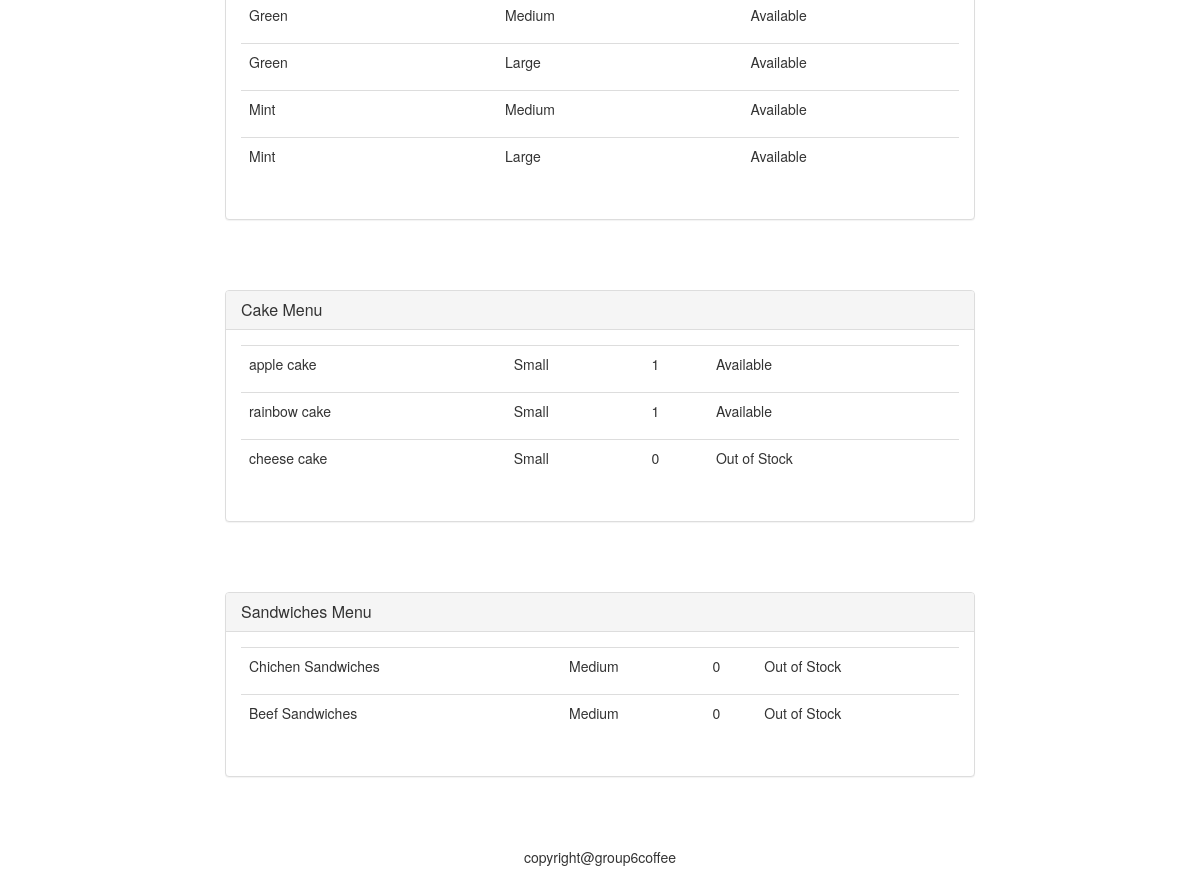
Before: /group6coffee/index (signed in, lower part) with the older database file.
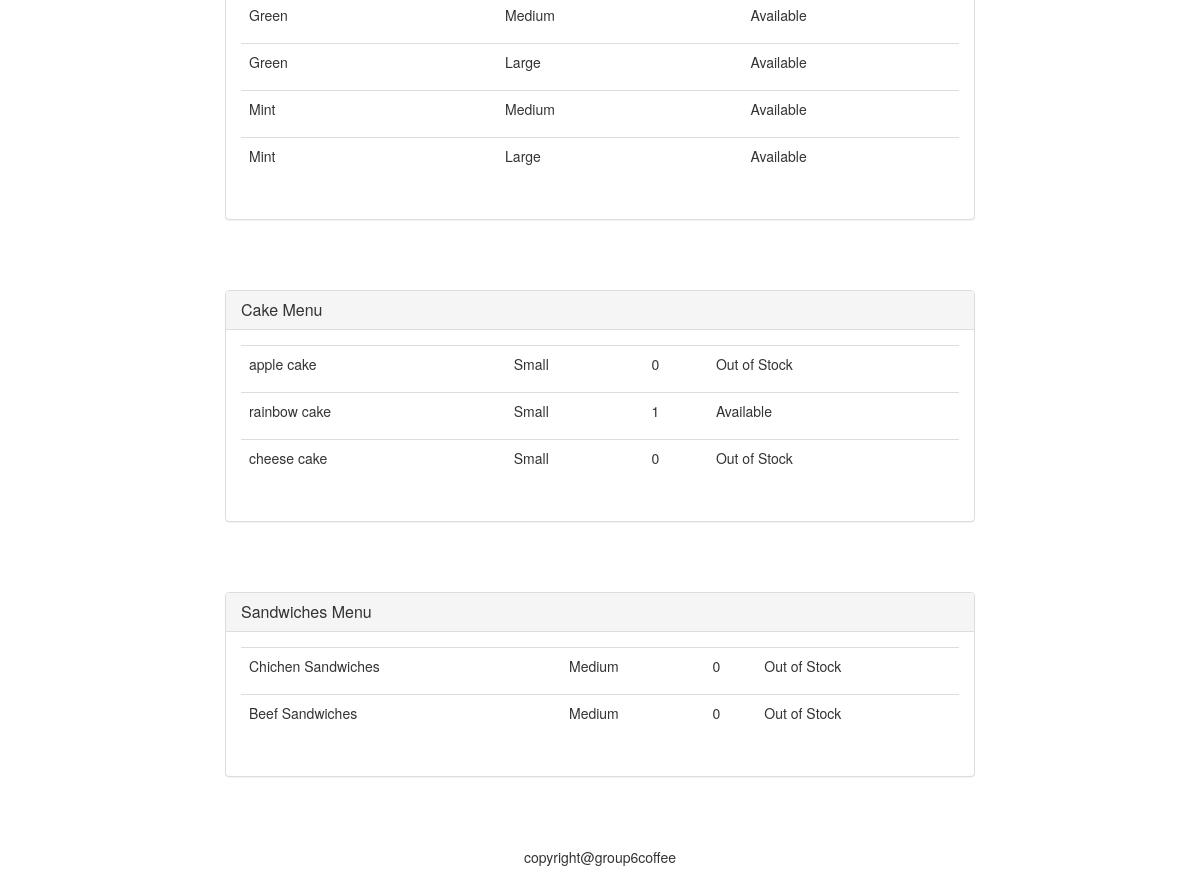
After: the same page with the newer database file.
### coffee/models.py (models this page shows, shortened)
class Product(models.Model):
    size_choice = (
        ("Small", "Small"),
        ("Medium", "Medium"),
        ("Large", "Large"))
    type = (
        ("Coffee", "Coffee"),
        ("Tea", "Tea"),
        ("Cake", "Cake"),
        ("Sandwiches", "Sandwiches")
    )
    product_id = models.AutoField(primary_key=True)
    product_name = models.CharField(max_length=255)
    product_price = models.DecimalField(max_digits=4, decimal_places=2)
    product_state = models.BooleanField(default=True)
    product_size = models.CharField(max_length=255,  choices=size_choice)
    product_type = models.CharField(max_length=255, choices=type, default="Coffee")
    product_quantity = models.IntegerField(default=0)

### group6coffee/views.py (the view)
# urls.py: path('index', coffee.views.get_index_page),
def index(request):
    allproducts = Product.objects.all()
    if request.user.is_authenticated:
        return render(request, 'home_login.html',{'allproducts': allproducts,'user_name':request.user})
    return render(request, 'home.html',{'allproducts': allproducts})

### group6coffee/templates/home_login.html (shortened to what the changed rows need)
<!DOCTYPE html>
<html lang="en">
<head>
    <link rel="stylesheet" href="https://cdn.jsdelivr.net/npm/bootstrap@3.3.7/dist/css/bootstrap.min.css"
>
</head>
<body>
    <div class="container">
        <div class="row">
            <div class="col-md-8 col-md-offset-2">
                <div class="panel panel-default" style="margin-top: 50px">
              <div class="panel-body">
                <table class="table">
                    {% for item in allproducts %}
                        {% if item.product_type == 'Cake' %}
                        <tr>
                            <td>
                                <p>{{ item.product_name }}</p>
                            </td>
                            <td>
                                <p>{{ item.product_size }}</p>
                            </td>
                            <td>
                                <p>{{ item.product_quantity }}</p>
                            </td>
                            <td>
                                    {% if item.product_quantity != 0 %}
                                        <p>Available</p>
                                    {% else %}
                                        <p>Out of Stock</p>
                                    {% endif %}
                            </td>
                        </tr>
                        {% endif %}
                    {% endfor %}
                </table>
              </div>
            </div>
            </div>
        </div>
    </div>
</body>
</html>

Changed rows visible on the page:
changed Product "apple cake": product_quantity "1" → "0"; product_quantity "Available" → "Out of Stock"
